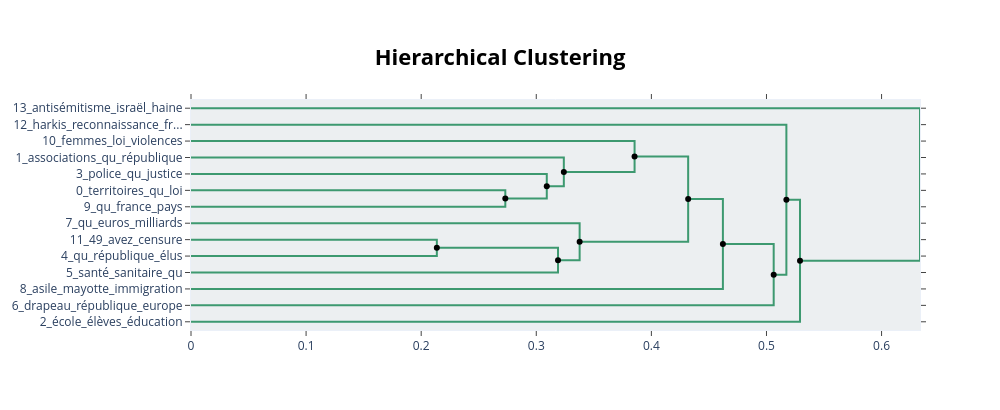

Write notebook code for a chart like this one.
### Code cell
fig_hierarchical = topic_model.visualize_hierarchy(
    hierarchical_topics=hierarchical_topics
)
fig_hierarchical

### Figure 1 — Plotly figure (JSON) as saved in the notebook; plotly's stock layout.template omitted (floating-point values rounded to 4 significant figures)
{"data": [{"hoverinfo": "text", "marker": {"color": "rgb(61,153,112)"}, "mode": "lines", "text": ["territoires_qu_loi_état_république", "", "", "qu_france_pays_environnement_armées"], "type": "scatter", "x": [0.0, 0.2731, 0.2731, 0.0], "xaxis": "x", "y": [-55.0, -55.0, -65.0, -65.0], "yaxis": "y"}, {"hoverinfo": "text", "marker": {"color": "rgb(61,153,112)"}, "mode": "lines", "text": ["police_qu_justice_sécurité_loi", "", "", "qu_france_pays_environnement_armées"], "type": "scatter", "x": [0.0, 0.3091, 0.3091, 0.2731], "xaxis": "x", "y": [-45.0, -45.0, -60.0, -60.0], "yaxis": "y"}, {"hoverinfo": "text", "marker": {"color": "rgb(61,153,112)"}, "mode": "lines", "text": ["associations_qu_république_loi_laïcité", "", "", "qu_france_pays_environnement_armées"], "type": "scatter", "x": [0.0, 0.3239, 0.3239, 0.3091], "xaxis": "x", "y": [-35.0, -35.0, -52.5, -52.5], "yaxis": "y"}, {"hoverinfo": "text", "marker": {"color": "rgb(61,153,112)"}, "mode": "lines", "text": ["femmes_loi_violences_qu_droit", "", "", "qu_france_pays_environnement_armées"], "type": "scatter", "x": [0.0, 0.3854, 0.3854, 0.3239], "xaxis": "x", "y": [-25.0, -25.0, -43.75, -43.75], "yaxis": "y"}, {"hoverinfo": "text", "marker": {"color": "rgb(61,153,112)"}, "mode": "lines", "text": ["49_avez_censure_qu_gouvernement", "", "", "qu_république_élus_président_été"], "type": "scatter", "x": [0.0, 0.2136, 0.2136, 0.0], "xaxis": "x", "y": [-85.0, -85.0, -95.0, -95.0], "yaxis": "y"}, {"hoverinfo": "text", "marker": {"color": "rgb(61,153,112)"}, "mode": "lines", "text": ["49_avez_censure_qu_gouvernement", "", "", "santé_sanitaire_qu_crise_été"], "type": "scatter", "x": [0.2136, 0.3189, 0.3189, 0.0], "xaxis": "x", "y": [-90.0, -90.0, -105.0, -105.0], "yaxis": "y"}, {"hoverinfo": "text", "marker": {"color": "rgb(61,153,112)"}, "mode": "lines", "text": ["qu_euros_milliards_fiscale_impôt", "", "", "santé_sanitaire_qu_crise_été"], "type": "scatter", "x": [0.0, 0.3377, 0.3377, 0.3189], "xaxis": "x", "y": [-75.0, -75.0, -97.5, -97.5], "yaxis": "y"}, {"hoverinfo": "text", "marker": {"color": "rgb(61,153,112)"}, "mode": "lines", "text": ["qu_euros_milliards_fiscale_impôt", "", "", "santé_sanitaire_qu_crise_été"], "type": "scatter", "x": [0.3854, 0.432, 0.432, 0.3377], "xaxis": "x", "y": [-34.38, -34.38, -86.25, -86.25], "yaxis": "y"}, {"hoverinfo": "text", "marker": {"color": "rgb(61,153,112)"}, "mode": "lines", "text": ["qu_euros_milliards_fiscale_impôt", "", "", "asile_mayotte_immigration_droit_france"], "type": "scatter", "x": [0.432, 0.4621, 0.4621, 0.0], "xaxis": "x", "y": [-60.31, -60.31, -115.0, -115.0], "yaxis": "y"}, {"hoverinfo": "text", "marker": {"color": "rgb(61,153,112)"}, "mode": "lines", "text": ["qu_euros_milliards_fiscale_impôt", "", "", "drapeau_république_europe_européen_extrême"], "type": "scatter", "x": [0.4621, 0.5063, 0.5063, 0.0], "xaxis": "x", "y": [-87.66, -87.66, -125.0, -125.0], "yaxis": "y"}, {"hoverinfo": "text", "marker": {"color": "rgb(61,153,112)"}, "mode": "lines", "text": ["harkis_reconnaissance_france_pompiers_histoire", "", "", "drapeau_république_europe_européen_extrême"], "type": "scatter", "x": [0.0, 0.5173, 0.5173, 0.5063], "xaxis": "x", "y": [-15.0, -15.0, -106.3, -106.3], "yaxis": "y"}, {"hoverinfo": "text", "marker": {"color": "rgb(61,153,112)"}, "mode": "lines", "text": ["harkis_reconnaissance_france_pompiers_histoire", "", "", "école_élèves_éducation_enfants_scolaire"], "type": "scatter", "x": [0.5173, 0.5291, 0.5291, 0.0], "xaxis": "x", "y": [-60.66, -60.66, -135.0, -135.0], "yaxis": "y"}, {"hoverinfo": "text", "marker": {"color": "rgb(61,153,112)"}, "mode": "lines", "text": ["antisémitisme_israël_haine_juifs_antisémites", "", "", "école_élèves_éducation_enfants_scolaire"], "type": "scatter", "x": [0.0, 0.6334, 0.6334, 0.5291], "xaxis": "x", "y": [-5.0, -5.0, -97.83, -97.83], "yaxis": "y"}, {"hoverinfo": "text", "hovertext": ["49_avez_censure_qu_gouvernement", "qu_euros_milliards_fiscale_impôt", "qu_euros_milliards_fiscale_impôt", "qu_euros_milliards_fiscale_impôt", "harkis_reconnaissance_france_pompiers_histoire"], "marker": {"color": "black"}, "mode": "markers", "showlegend": false, "type": "scatter", "x": [0.2136, 0.3854, 0.432, 0.4621, 0.5173], "y": [-90, -34.38, -60.31, -87.66, -60.66]}, {"hoverinfo": "text", "hovertext": ["qu_france_pays_environnement_armées", "qu_france_pays_environnement_armées", "qu_france_pays_environnement_armées", "santé_sanitaire_qu_crise_été", "santé_sanitaire_qu_crise_été", "drapeau_république_europe_européen_extrême", "école_élèves_éducation_enfants_scolaire"], "marker": {"color": "black"}, "mode": "markers", "showlegend": false, "type": "scatter", "x": [0.2731, 0.3091, 0.3239, 0.3189, 0.3377, 0.5063, 0.5291], "y": [-60, -52.5, -43.75, -97.5, -86.25, -106.3, -97.83]}], "layout": {"autosize": false, "height": 410, "hoverlabel": {"bgcolor": "white", "font": {"family": "Rockwell", "size": 16}}, "hovermode": "closest", "plot_bgcolor": "#ECEFF1", "showlegend": false, "title": {"font": {"color": "Black", "size": 22}, "text": "<b>Hierarchical Clustering</b>", "x": 0.5, "xanchor": "center", "yanchor": "top"}, "width": 1000, "xaxis": {"mirror": "allticks", "rangemode": "tozero", "showgrid": false, "showline": true, "showticklabels": true, "ticks": "outside", "type": "linear", "zeroline": false}, "yaxis": {"mirror": "allticks", "range": [-140, 0], "rangemode": "tozero", "showgrid": false, "showline": true, "showticklabels": true, "tickmode": "array", "ticks": "outside", "ticktext": ["13_antisémitisme_israël_haine", "12_harkis_reconnaissance_fr...", "10_femmes_loi_violences", "1_associations_qu_république", "3_police_qu_justice", "0_territoires_qu_loi", "9_qu_france_pays", "7_qu_euros_milliards", "11_49_avez_censure", "4_qu_république_élus", "5_santé_sanitaire_qu", "8_asile_mayotte_immigration", "6_drapeau_république_europe", "2_école_élèves_éducation"], "tickvals": [-5, -15, -25, -35, -45, -55, -65, -75, -85, -95, -105, -115, -125, -135], "type": "linear", "zeroline": false}}}
